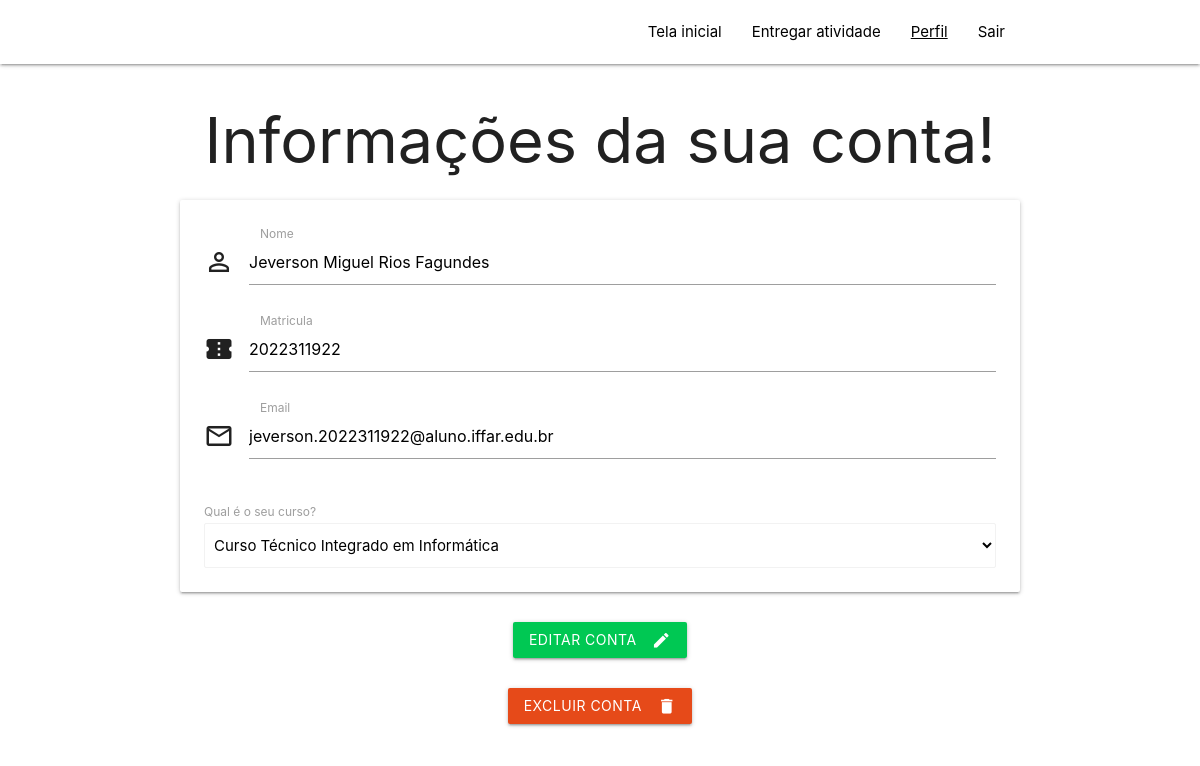
Page /crudAluno/perfilAluno.php (signed in) on the committed database.
### tables this page shows
CREATE TABLE IF NOT EXISTS `aluno` (
  `id_aluno` int NOT NULL AUTO_INCREMENT,
  `nome` varchar(255) DEFAULT NULL,
  `matricula` char(10) DEFAULT NULL,
  `email` varchar(255) DEFAULT NULL,
  `senha` varchar(255) DEFAULT NULL,
  `total_horas` int NOT NULL,
  `id_curso` int DEFAULT NULL,
  PRIMARY KEY (`id_aluno`),
  KEY `fk_aluno_curso` (`id_curso`)
);

CREATE TABLE IF NOT EXISTS `curso` (
  `id_curso` int NOT NULL AUTO_INCREMENT,
  `nome_curso` varchar(255) NOT NULL,
  `carga_horaria` int NOT NULL,
  PRIMARY KEY (`id_curso`)
);

### conecta.php (called while the page is built, shortened)
<?php
function excutarSQL($mysql, $sql)
{
    $resultado = mysqli_query($mysql, $sql);
    return $resultado;
}

### crudAluno/perfilAluno.php (the view, shortened to what this page needs)
<?php
require_once "../conecta.php";
$mysql = conectar();
$sql = "SELECT nome, matricula, email, id_curso, id_aluno FROM aluno WHERE id_aluno = " . $_SESSION['aluno'][1];
$resultado = excutarSQL($mysql, $sql);
$aluno = mysqli_fetch_assoc($resultado);
?>
<!DOCTYPE html>
<html lang="pt_br">
<head>
    <link type="text/css" rel="stylesheet" href="../materialize/css/materialize.min.css" media="screen,projection" />
</head>
<body>
    <?php
    require_once "../boasPraticas/headerNav.php";
    ?>
    <main class="container">
        <h1 class="center-align">Informações da sua conta!</h1>
        <form action="editarAluno.php" method="post">
            <div class="card-panel">
                <div class="input-field col s12">
                    <i class="material-icons prefix">person_outline</i>
                    <input placeholder="Digite o seu nome" value="<?php echo $aluno['nome']; ?>" id="nome" name="nome" type="text" class="validate" pattern="^.+$" required>
                    <label for="nome">Nome</label>
                    <span class="helper-text" data-error="Você deve preenchar esse campo"></span>
                </div>
                <div class="input-field col s12">
                    <i class="material-icons prefix">confirmation_number</i>
                    <input placeholder="Digite sua matricula" value="<?php echo $aluno['matricula']; ?>" id="matricula" name="matricula" type="text" class="validate" pattern="^[0-9]{10}$" required>
                    <label for="mat">Matricula</label>
                    <span class="helper-text" data-error="A sua matricula deve conter 10 caracteres númericos"></span>
                </div>
                <div class="input-field col s12">
                    <i class="material-icons prefix">mail_outline</i>
                    <input placeholder="Digite o seu email" value="<?php echo $aluno['email']; ?>" id="email" name="email" type="text" class="validate" pattern="^.*@.*$" required>
                    <label for="email">Email</label>
                    <span class="helper-text" data-error="O campo deve conter o @, exemplo user@gmail.com"></span>
                </div>
                <?php
                $sql2 = "SELECT id_curso, nome_curso FROM curso ORDER BY nome_curso ASC";
                $resultado2 = excutarSQL($mysql, $sql2);
                ?>
                <label>Qual é o seu curso?</label>
                <select name="curso" class="browser-default">
                    <?php
                    while ($dados = mysqli_fetch_assoc($resultado2)) {
                    ?>
                        <option <?php
                                if ($aluno['id_curso'] == $dados['id_curso']) {
                                    echo "selected";
                                }
                                ?> value="<?php echo $dados['id_curso'] ?>">
                            <?php echo $dados['nome_curso'] ?>
                        </option>
                    <?php
                    }
                    ?>
                </select>
            </div>
            <div class="row">
                <div class="col s12">
                    <p class="center-align">
                        <button class="btn waves-effect waves-light #00c853 green accent-4 lighten-3" type="submit" name="action">Editar conta
                            <i class="material-icons right">create</i> </button>
                    </p>
                </div>
        </form>
        <div class="col s12">
            <p class="center-align">
                <a href="#modal<?php echo $aluno['id_aluno']; ?>" class="waves-effect waves-light #e64a19 deep-orange darken-2 lighten-3 btn modal-trigger"><i class="material-icons right">delete</i>Excluir conta</a>
            </p>
        </div>
    </main>
</body>
</html>

### rows in the picture
aluno: nome "Jeverson Miguel Rios Fagundes", matricula "2022311922", email "jeverson.2022311922@aluno.iffar.edu.br", curso "Curso Técnico Integrado em Informática"
